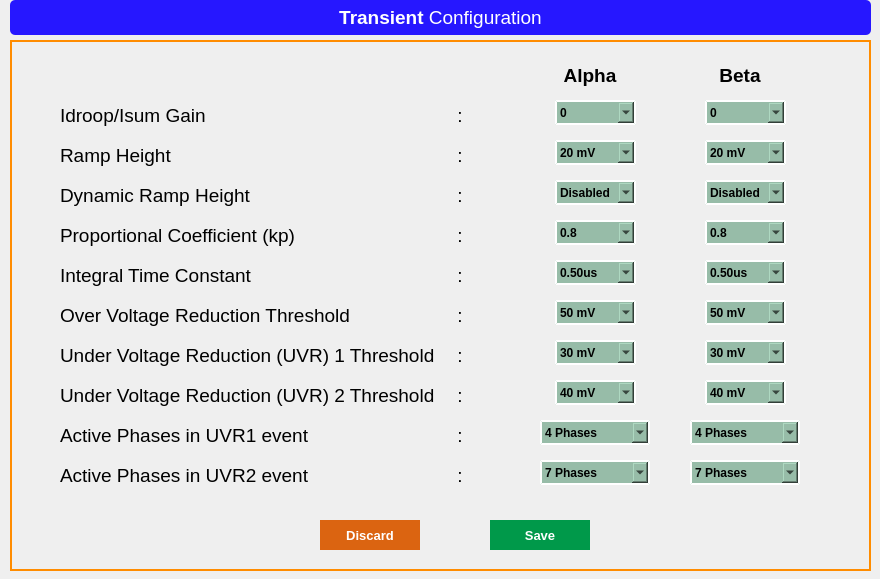
<?xml version="1.0" encoding="UTF-8"?>
<ui version="4.0">
 <class>Transient_Window</class>
 <widget class="QMainWindow" name="Transient_Window">
  <property name="geometry">
   <rect>
    <x>0</x>
    <y>0</y>
    <width>880</width>
    <height>579</height>
   </rect>
  </property>
  <property name="windowTitle">
   <string>Device Configuration</string>
  </property>
  <widget class="QWidget" name="centralwidget">
   <widget class="QLabel" name="label_Transient">
    <property name="geometry">
     <rect>
      <x>10</x>
      <y>0</y>
      <width>861</width>
      <height>35</height>
     </rect>
    </property>
    <property name="font">
     <font>
      <family>Arial</family>
      <pointsize>18</pointsize>
     </font>
    </property>
    <property name="styleSheet">
     <string notr="true">background-color: rgb(38, 23, 255);
color: rgb(255, 255, 255);
border-radius:5px;</string>
    </property>
    <property name="text">
     <string>&lt;html&gt;&lt;head/&gt;&lt;body&gt;&lt;p&gt;&lt;span style=&quot; font-size:14pt; font-weight:600;&quot;&gt;Transient&lt;/span&gt;&lt;span style=&quot; font-size:14pt;&quot;&gt; Configuration&lt;/span&gt;&lt;/p&gt;&lt;/body&gt;&lt;/html&gt;</string>
    </property>
    <property name="alignment">
     <set>Qt::AlignCenter</set>
    </property>
   </widget>
   <widget class="QFrame" name="frame_phase_display">
    <property name="geometry">
     <rect>
      <x>10</x>
      <y>40</y>
      <width>861</width>
      <height>531</height>
     </rect>
    </property>
    <property name="font">
     <font>
      <weight>50</weight>
      <bold>false</bold>
     </font>
    </property>
    <property name="styleSheet">
     <string notr="true">
border: 2px solid darkorange;
border-radius:0px;
</string>
    </property>
    <property name="frameShape">
     <enum>QFrame::StyledPanel</enum>
    </property>
    <property name="frameShadow">
     <enum>QFrame::Raised</enum>
    </property>
    <widget class="QPushButton" name="pushButton_Discard">
     <property name="geometry">
      <rect>
       <x>310</x>
       <y>480</y>
       <width>100</width>
       <height>30</height>
      </rect>
     </property>
     <property name="font">
      <font>
       <pointsize>10</pointsize>
       <weight>75</weight>
       <bold>true</bold>
      </font>
     </property>
     <property name="focusPolicy">
      <enum>Qt::ClickFocus</enum>
     </property>
     <property name="styleSheet">
      <string notr="true">QPushButton{background-color: rgb(219, 100, 17);
color: rgb(255, 255, 255);
border:none;
}
QPushButton::hover{
border:2px solid red;
background-color: orange;
}
</string>
     </property>
     <property name="text">
      <string>Discard</string>
     </property>
    </widget>
    <widget class="QPushButton" name="pushButton_Save">
     <property name="geometry">
      <rect>
       <x>480</x>
       <y>480</y>
       <width>100</width>
       <height>30</height>
      </rect>
     </property>
     <property name="font">
      <font>
       <pointsize>10</pointsize>
       <weight>75</weight>
       <bold>true</bold>
      </font>
     </property>
     <property name="focusPolicy">
      <enum>Qt::ClickFocus</enum>
     </property>
     <property name="styleSheet">
      <string notr="true">QPushButton{background-color: rgb(0, 153, 74);
color: rgb(255, 255, 255);
border:none;
}
QPushButton::hover{
border:2px solid green;
background-color:lightgreen;
}
</string>
     </property>
     <property name="text">
      <string>Save</string>
     </property>
    </widget>
    <widget class="QLabel" name="label_RailA_3">
     <property name="geometry">
      <rect>
       <x>50</x>
       <y>60</y>
       <width>150</width>
       <height>30</height>
      </rect>
     </property>
     <property name="font">
      <font>
       <family>Arial</family>
       <pointsize>14</pointsize>
      </font>
     </property>
     <property name="styleSheet">
      <string notr="true">border: none;
color: rgb(0, 0, 0);</string>
     </property>
     <property name="frameShape">
      <enum>QFrame::NoFrame</enum>
     </property>
     <property name="text">
      <string>Idroop/Isum Gain</string>
     </property>
     <property name="alignment">
      <set>Qt::AlignLeading|Qt::AlignLeft|Qt::AlignVCenter</set>
     </property>
    </widget>
    <widget class="QLabel" name="label_RailA_4">
     <property name="geometry">
      <rect>
       <x>50</x>
       <y>180</y>
       <width>261</width>
       <height>30</height>
      </rect>
     </property>
     <property name="font">
      <font>
       <family>Arial</family>
       <pointsize>14</pointsize>
      </font>
     </property>
     <property name="styleSheet">
      <string notr="true">border: none;
color: rgb(0, 0, 0);</string>
     </property>
     <property name="frameShape">
      <enum>QFrame::NoFrame</enum>
     </property>
     <property name="text">
      <string>Proportional Coefficient (kp)</string>
     </property>
     <property name="alignment">
      <set>Qt::AlignLeading|Qt::AlignLeft|Qt::AlignVCenter</set>
     </property>
    </widget>
    <widget class="QLabel" name="label_RailA_5">
     <property name="geometry">
      <rect>
       <x>50</x>
       <y>220</y>
       <width>211</width>
       <height>30</height>
      </rect>
     </property>
     <property name="font">
      <font>
       <family>Arial</family>
       <pointsize>14</pointsize>
      </font>
     </property>
     <property name="styleSheet">
      <string notr="true">border: none;
color: rgb(0, 0, 0);</string>
     </property>
     <property name="frameShape">
      <enum>QFrame::NoFrame</enum>
     </property>
     <property name="text">
      <string>Integral Time Constant</string>
     </property>
     <property name="alignment">
      <set>Qt::AlignLeading|Qt::AlignLeft|Qt::AlignVCenter</set>
     </property>
    </widget>
    <widget class="QLabel" name="label_RailA_6">
     <property name="geometry">
      <rect>
       <x>50</x>
       <y>140</y>
       <width>190</width>
       <height>30</height>
      </rect>
     </property>
     <property name="font">
      <font>
       <family>Arial</family>
       <pointsize>14</pointsize>
      </font>
     </property>
     <property name="styleSheet">
      <string notr="true">border: none;
color: rgb(0, 0, 0);</string>
     </property>
     <property name="frameShape">
      <enum>QFrame::NoFrame</enum>
     </property>
     <property name="text">
      <string>Dynamic Ramp Height</string>
     </property>
     <property name="alignment">
      <set>Qt::AlignLeading|Qt::AlignLeft|Qt::AlignVCenter</set>
     </property>
    </widget>
    <widget class="QComboBox" name="comboBox_isum_gain_railA">
     <property name="geometry">
      <rect>
       <x>545</x>
       <y>60</y>
       <width>81</width>
       <height>25</height>
      </rect>
     </property>
     <property name="styleSheet">
      <string notr="true">QComboBox{
font: 75 10pt &quot;MS Shell Dlg 2&quot;;
color: black;

	background-color: rgb(151, 188, 168);
border-style:outset;
border-width:2px;
border-color:white;
font:bold;
border-radius:0px;
}

QListView {
background-color:lightgreen;
border-radius:0px;
}
</string>
     </property>
     <item>
      <property name="text">
       <string>0</string>
      </property>
     </item>
     <item>
      <property name="text">
       <string>0.0125</string>
      </property>
     </item>
     <item>
      <property name="text">
       <string>0.025</string>
      </property>
     </item>
     <item>
      <property name="text">
       <string>0.0375</string>
      </property>
     </item>
     <item>
      <property name="text">
       <string>0.05</string>
      </property>
     </item>
     <item>
      <property name="text">
       <string>0.0625</string>
      </property>
     </item>
     <item>
      <property name="text">
       <string>0.075</string>
      </property>
     </item>
     <item>
      <property name="text">
       <string>0.0875</string>
      </property>
     </item>
     <item>
      <property name="text">
       <string>0.1</string>
      </property>
     </item>
     <item>
      <property name="text">
       <string>0.1125</string>
      </property>
     </item>
     <item>
      <property name="text">
       <string>0.125</string>
      </property>
     </item>
     <item>
      <property name="text">
       <string>0.1375</string>
      </property>
     </item>
     <item>
      <property name="text">
       <string>0.15</string>
      </property>
     </item>
     <item>
      <property name="text">
       <string>0.1625</string>
      </property>
     </item>
     <item>
      <property name="text">
       <string>0.175</string>
      </property>
     </item>
     <item>
      <property name="text">
       <string>0.1875</string>
      </property>
     </item>
     <item>
      <property name="text">
       <string>0.2</string>
      </property>
     </item>
     <item>
      <property name="text">
       <string>0.2125</string>
      </property>
     </item>
     <item>
      <property name="text">
       <string>0.225</string>
      </property>
     </item>
     <item>
      <property name="text">
       <string>0.2375</string>
      </property>
     </item>
     <item>
      <property name="text">
       <string>0.25</string>
      </property>
     </item>
    </widget>
    <widget class="QComboBox" name="comboBox_integ_time_RailA">
     <property name="geometry">
      <rect>
       <x>545</x>
       <y>220</y>
       <width>81</width>
       <height>25</height>
      </rect>
     </property>
     <property name="styleSheet">
      <string notr="true">QComboBox{
font: 75 10pt &quot;MS Shell Dlg 2&quot;;
color: black;

	background-color: rgb(151, 188, 168);
border-style:outset;
border-width:2px;
border-color:white;
font:bold;
border-radius:0px;
}

QListView {
background-color:lightgreen;
border-radius:0px;
}
</string>
     </property>
     <item>
      <property name="text">
       <string>0.50us</string>
      </property>
     </item>
     <item>
      <property name="text">
       <string>0.75us</string>
      </property>
     </item>
     <item>
      <property name="text">
       <string>1.0us</string>
      </property>
     </item>
     <item>
      <property name="text">
       <string>1.25us</string>
      </property>
     </item>
     <item>
      <property name="text">
       <string>1.5us</string>
      </property>
     </item>
     <item>
      <property name="text">
       <string>1.75us</string>
      </property>
     </item>
     <item>
      <property name="text">
       <string>2.0us</string>
      </property>
     </item>
     <item>
      <property name="text">
       <string>2.25us</string>
      </property>
     </item>
    </widget>
    <widget class="QLabel" name="label_RailA_12">
     <property name="geometry">
      <rect>
       <x>50</x>
       <y>100</y>
       <width>141</width>
       <height>30</height>
      </rect>
     </property>
     <property name="font">
      <font>
       <family>Arial</family>
       <pointsize>14</pointsize>
      </font>
     </property>
     <property name="styleSheet">
      <string notr="true">border: none;
color: rgb(0, 0, 0);</string>
     </property>
     <property name="frameShape">
      <enum>QFrame::NoFrame</enum>
     </property>
     <property name="text">
      <string>Ramp Height</string>
     </property>
     <property name="alignment">
      <set>Qt::AlignLeading|Qt::AlignLeft|Qt::AlignVCenter</set>
     </property>
    </widget>
    <widget class="QComboBox" name="comboBox_OVR_threshold_RailA">
     <property name="geometry">
      <rect>
       <x>545</x>
       <y>260</y>
       <width>81</width>
       <height>25</height>
      </rect>
     </property>
     <property name="styleSheet">
      <string notr="true">QComboBox{
font: 75 10pt &quot;MS Shell Dlg 2&quot;;
color: black;

	background-color: rgb(151, 188, 168);
border-style:outset;
border-width:2px;
border-color:white;
font:bold;
border-radius:0px;
}

QListView {
background-color:lightgreen;
border-radius:0px;
}
</string>
     </property>
     <item>
      <property name="text">
       <string>50 mV</string>
      </property>
     </item>
     <item>
      <property name="text">
       <string>100 mV</string>
      </property>
     </item>
     <item>
      <property name="text">
       <string>150 mV</string>
      </property>
     </item>
     <item>
      <property name="text">
       <string>200 mV</string>
      </property>
     </item>
     <item>
      <property name="text">
       <string>250 mV</string>
      </property>
     </item>
     <item>
      <property name="text">
       <string>300 mV</string>
      </property>
     </item>
     <item>
      <property name="text">
       <string>350 mV</string>
      </property>
     </item>
     <item>
      <property name="text">
       <string>Disabled</string>
      </property>
     </item>
    </widget>
    <widget class="QLabel" name="label_display_RailB">
     <property name="geometry">
      <rect>
       <x>680</x>
       <y>20</y>
       <width>100</width>
       <height>30</height>
      </rect>
     </property>
     <property name="font">
      <font>
       <family>Arial</family>
       <pointsize>14</pointsize>
       <weight>75</weight>
       <bold>true</bold>
      </font>
     </property>
     <property name="styleSheet">
      <string notr="true">border: none;</string>
     </property>
     <property name="frameShape">
      <enum>QFrame::NoFrame</enum>
     </property>
     <property name="text">
      <string>Beta</string>
     </property>
     <property name="alignment">
      <set>Qt::AlignCenter</set>
     </property>
    </widget>
    <widget class="QLabel" name="label_display_RailA">
     <property name="geometry">
      <rect>
       <x>530</x>
       <y>20</y>
       <width>100</width>
       <height>30</height>
      </rect>
     </property>
     <property name="font">
      <font>
       <family>Arial</family>
       <pointsize>14</pointsize>
       <weight>75</weight>
       <bold>true</bold>
      </font>
     </property>
     <property name="styleSheet">
      <string notr="true">border: none;</string>
     </property>
     <property name="frameShape">
      <enum>QFrame::NoFrame</enum>
     </property>
     <property name="text">
      <string>Alpha</string>
     </property>
     <property name="alignment">
      <set>Qt::AlignCenter</set>
     </property>
    </widget>
    <widget class="QLabel" name="label_RailA_15">
     <property name="geometry">
      <rect>
       <x>440</x>
       <y>60</y>
       <width>81</width>
       <height>30</height>
      </rect>
     </property>
     <property name="font">
      <font>
       <family>Arial</family>
       <pointsize>14</pointsize>
      </font>
     </property>
     <property name="styleSheet">
      <string notr="true">border: none;
color: rgb(0, 0, 0);</string>
     </property>
     <property name="frameShape">
      <enum>QFrame::NoFrame</enum>
     </property>
     <property name="text">
      <string>  :             </string>
     </property>
     <property name="alignment">
      <set>Qt::AlignRight|Qt::AlignTrailing|Qt::AlignVCenter</set>
     </property>
    </widget>
    <widget class="QLabel" name="label_RailA_26">
     <property name="geometry">
      <rect>
       <x>440</x>
       <y>220</y>
       <width>81</width>
       <height>30</height>
      </rect>
     </property>
     <property name="font">
      <font>
       <family>Arial</family>
       <pointsize>14</pointsize>
      </font>
     </property>
     <property name="styleSheet">
      <string notr="true">border: none;
color: rgb(0, 0, 0);</string>
     </property>
     <property name="frameShape">
      <enum>QFrame::NoFrame</enum>
     </property>
     <property name="text">
      <string>  :             </string>
     </property>
     <property name="alignment">
      <set>Qt::AlignRight|Qt::AlignTrailing|Qt::AlignVCenter</set>
     </property>
    </widget>
    <widget class="QLabel" name="label_RailA_28">
     <property name="geometry">
      <rect>
       <x>440</x>
       <y>180</y>
       <width>81</width>
       <height>30</height>
      </rect>
     </property>
     <property name="font">
      <font>
       <family>Arial</family>
       <pointsize>14</pointsize>
      </font>
     </property>
     <property name="styleSheet">
      <string notr="true">border: none;
color: rgb(0, 0, 0);</string>
     </property>
     <property name="frameShape">
      <enum>QFrame::NoFrame</enum>
     </property>
     <property name="text">
      <string>  :             </string>
     </property>
     <property name="alignment">
      <set>Qt::AlignRight|Qt::AlignTrailing|Qt::AlignVCenter</set>
     </property>
    </widget>
    <widget class="QLabel" name="label_RailA_29">
     <property name="geometry">
      <rect>
       <x>440</x>
       <y>100</y>
       <width>81</width>
       <height>30</height>
      </rect>
     </property>
     <property name="font">
      <font>
       <family>Arial</family>
       <pointsize>14</pointsize>
      </font>
     </property>
     <property name="styleSheet">
      <string notr="true">border: none;
color: rgb(0, 0, 0);</string>
     </property>
     <property name="frameShape">
      <enum>QFrame::NoFrame</enum>
     </property>
     <property name="text">
      <string>  :             </string>
     </property>
     <property name="alignment">
      <set>Qt::AlignRight|Qt::AlignTrailing|Qt::AlignVCenter</set>
     </property>
    </widget>
    <widget class="QLabel" name="label_RailA_30">
     <property name="geometry">
      <rect>
       <x>440</x>
       <y>140</y>
       <width>81</width>
       <height>30</height>
      </rect>
     </property>
     <property name="font">
      <font>
       <family>Arial</family>
       <pointsize>14</pointsize>
      </font>
     </property>
     <property name="styleSheet">
      <string notr="true">border: none;
color: rgb(0, 0, 0);</string>
     </property>
     <property name="frameShape">
      <enum>QFrame::NoFrame</enum>
     </property>
     <property name="text">
      <string>  :             </string>
     </property>
     <property name="alignment">
      <set>Qt::AlignRight|Qt::AlignTrailing|Qt::AlignVCenter</set>
     </property>
    </widget>
    <widget class="QLabel" name="label_RailA_31">
     <property name="geometry">
      <rect>
       <x>440</x>
       <y>260</y>
       <width>81</width>
       <height>30</height>
      </rect>
     </property>
     <property name="font">
      <font>
       <family>Arial</family>
       <pointsize>14</pointsize>
      </font>
     </property>
     <property name="styleSheet">
      <string notr="true">border: none;
color: rgb(0, 0, 0);</string>
     </property>
     <property name="frameShape">
      <enum>QFrame::NoFrame</enum>
     </property>
     <property name="text">
      <string>  :             </string>
     </property>
     <property name="alignment">
      <set>Qt::AlignRight|Qt::AlignTrailing|Qt::AlignVCenter</set>
     </property>
    </widget>
    <widget class="QComboBox" name="comboBox_ramp_height_RailA">
     <property name="geometry">
      <rect>
       <x>545</x>
       <y>100</y>
       <width>81</width>
       <height>25</height>
      </rect>
     </property>
     <property name="styleSheet">
      <string notr="true">QComboBox{
font: 75 10pt &quot;MS Shell Dlg 2&quot;;
color: black;

	background-color: rgb(151, 188, 168);
border-style:outset;
border-width:2px;
border-color:white;
font:bold;
border-radius:0px;
}

QListView {
background-color:lightgreen;
border-radius:0px;
}
</string>
     </property>
     <item>
      <property name="text">
       <string>20 mV</string>
      </property>
     </item>
     <item>
      <property name="text">
       <string>30 mV</string>
      </property>
     </item>
     <item>
      <property name="text">
       <string>40 mV</string>
      </property>
     </item>
     <item>
      <property name="text">
       <string>60 mV</string>
      </property>
     </item>
     <item>
      <property name="text">
       <string>80 mV</string>
      </property>
     </item>
     <item>
      <property name="text">
       <string>120 mV</string>
      </property>
     </item>
     <item>
      <property name="text">
       <string>160 mV</string>
      </property>
     </item>
     <item>
      <property name="text">
       <string>200 mV</string>
      </property>
     </item>
    </widget>
    <widget class="QComboBox" name="comboBox_loop_ac_gain_RailA">
     <property name="geometry">
      <rect>
       <x>545</x>
       <y>180</y>
       <width>81</width>
       <height>25</height>
      </rect>
     </property>
     <property name="styleSheet">
      <string notr="true">QComboBox{
font: 75 10pt &quot;MS Shell Dlg 2&quot;;
color: black;

	background-color: rgb(151, 188, 168);
border-style:outset;
border-width:2px;
border-color:white;
font:bold;
border-radius:0px;
}

QListView {
background-color:lightgreen;
border-radius:0px;
}
</string>
     </property>
     <item>
      <property name="text">
       <string>0.8</string>
      </property>
     </item>
     <item>
      <property name="text">
       <string>1.6</string>
      </property>
     </item>
     <item>
      <property name="text">
       <string>2.4</string>
      </property>
     </item>
     <item>
      <property name="text">
       <string>3.2</string>
      </property>
     </item>
     <item>
      <property name="text">
       <string>4.0</string>
      </property>
     </item>
     <item>
      <property name="text">
       <string>4.8</string>
      </property>
     </item>
     <item>
      <property name="text">
       <string>5.6</string>
      </property>
     </item>
     <item>
      <property name="text">
       <string>6.4</string>
      </property>
     </item>
    </widget>
    <widget class="QLabel" name="label_RailA_13">
     <property name="geometry">
      <rect>
       <x>50</x>
       <y>260</y>
       <width>300</width>
       <height>30</height>
      </rect>
     </property>
     <property name="font">
      <font>
       <family>Arial</family>
       <pointsize>14</pointsize>
      </font>
     </property>
     <property name="styleSheet">
      <string notr="true">border: none;
color: rgb(0, 0, 0);</string>
     </property>
     <property name="frameShape">
      <enum>QFrame::NoFrame</enum>
     </property>
     <property name="text">
      <string>Over Voltage Reduction Threshold</string>
     </property>
     <property name="alignment">
      <set>Qt::AlignLeading|Qt::AlignLeft|Qt::AlignVCenter</set>
     </property>
    </widget>
    <widget class="QLabel" name="label_RailA_16">
     <property name="geometry">
      <rect>
       <x>50</x>
       <y>300</y>
       <width>400</width>
       <height>30</height>
      </rect>
     </property>
     <property name="font">
      <font>
       <family>Arial</family>
       <pointsize>14</pointsize>
      </font>
     </property>
     <property name="styleSheet">
      <string notr="true">border: none;
color: rgb(0, 0, 0);</string>
     </property>
     <property name="frameShape">
      <enum>QFrame::NoFrame</enum>
     </property>
     <property name="text">
      <string>Under Voltage Reduction (UVR) 1 Threshold</string>
     </property>
     <property name="alignment">
      <set>Qt::AlignLeading|Qt::AlignLeft|Qt::AlignVCenter</set>
     </property>
    </widget>
    <widget class="QLabel" name="label_RailA_17">
     <property name="geometry">
      <rect>
       <x>50</x>
       <y>340</y>
       <width>400</width>
       <height>30</height>
      </rect>
     </property>
     <property name="font">
      <font>
       <family>Arial</family>
       <pointsize>14</pointsize>
      </font>
     </property>
     <property name="styleSheet">
      <string notr="true">border: none;
color: rgb(0, 0, 0);</string>
     </property>
     <property name="frameShape">
      <enum>QFrame::NoFrame</enum>
     </property>
     <property name="text">
      <string>Under Voltage Reduction (UVR) 2 Threshold</string>
     </property>
     <property name="alignment">
      <set>Qt::AlignLeading|Qt::AlignLeft|Qt::AlignVCenter</set>
     </property>
    </widget>
    <widget class="QLabel" name="label_RailA_18">
     <property name="geometry">
      <rect>
       <x>50</x>
       <y>380</y>
       <width>400</width>
       <height>30</height>
      </rect>
     </property>
     <property name="font">
      <font>
       <family>Arial</family>
       <pointsize>14</pointsize>
      </font>
     </property>
     <property name="styleSheet">
      <string notr="true">border: none;
color: rgb(0, 0, 0);</string>
     </property>
     <property name="frameShape">
      <enum>QFrame::NoFrame</enum>
     </property>
     <property name="text">
      <string>Active Phases in UVR1 event</string>
     </property>
     <property name="alignment">
      <set>Qt::AlignLeading|Qt::AlignLeft|Qt::AlignVCenter</set>
     </property>
    </widget>
    <widget class="QLabel" name="label_RailA_19">
     <property name="geometry">
      <rect>
       <x>50</x>
       <y>420</y>
       <width>400</width>
       <height>30</height>
      </rect>
     </property>
     <property name="font">
      <font>
       <family>Arial</family>
       <pointsize>14</pointsize>
      </font>
     </property>
     <property name="styleSheet">
      <string notr="true">border: none;
color: rgb(0, 0, 0);</string>
     </property>
     <property name="frameShape">
      <enum>QFrame::NoFrame</enum>
     </property>
     <property name="text">
      <string>Active Phases in UVR2 event</string>
     </property>
     <property name="alignment">
      <set>Qt::AlignLeading|Qt::AlignLeft|Qt::AlignVCenter</set>
     </property>
    </widget>
    <widget class="QLabel" name="label_RailA_32">
     <property name="geometry">
      <rect>
       <x>440</x>
       <y>380</y>
       <width>81</width>
       <height>30</height>
      </rect>
     </property>
     <property name="font">
      <font>
       <family>Arial</family>
       <pointsize>14</pointsize>
      </font>
     </property>
     <property name="styleSheet">
      <string notr="true">border: none;
color: rgb(0, 0, 0);</string>
     </property>
     <property name="frameShape">
      <enum>QFrame::NoFrame</enum>
     </property>
     <property name="text">
      <string>  :             </string>
     </property>
     <property name="alignment">
      <set>Qt::AlignRight|Qt::AlignTrailing|Qt::AlignVCenter</set>
     </property>
    </widget>
    <widget class="QLabel" name="label_RailA_33">
     <property name="geometry">
      <rect>
       <x>440</x>
       <y>300</y>
       <width>81</width>
       <height>30</height>
      </rect>
     </property>
     <property name="font">
      <font>
       <family>Arial</family>
       <pointsize>14</pointsize>
      </font>
     </property>
     <property name="styleSheet">
      <string notr="true">border: none;
color: rgb(0, 0, 0);</string>
     </property>
     <property name="frameShape">
      <enum>QFrame::NoFrame</enum>
     </property>
     <property name="text">
      <string>  :             </string>
     </property>
     <property name="alignment">
      <set>Qt::AlignRight|Qt::AlignTrailing|Qt::AlignVCenter</set>
     </property>
    </widget>
    <widget class="QLabel" name="label_RailA_34">
     <property name="geometry">
      <rect>
       <x>440</x>
       <y>420</y>
       <width>81</width>
       <height>30</height>
      </rect>
     </property>
     <property name="font">
      <font>
       <family>Arial</family>
       <pointsize>14</pointsize>
      </font>
     </property>
     <property name="styleSheet">
      <string notr="true">border: none;
color: rgb(0, 0, 0);</string>
     </property>
     <property name="frameShape">
      <enum>QFrame::NoFrame</enum>
     </property>
     <property name="text">
      <string>  :             </string>
     </property>
     <property name="alignment">
      <set>Qt::AlignRight|Qt::AlignTrailing|Qt::AlignVCenter</set>
     </property>
    </widget>
    <widget class="QLabel" name="label_RailA_35">
     <property name="geometry">
      <rect>
       <x>440</x>
       <y>340</y>
       <width>81</width>
       <height>30</height>
      </rect>
     </property>
     <property name="font">
      <font>
       <family>Arial</family>
       <pointsize>14</pointsize>
      </font>
     </property>
     <property name="styleSheet">
      <string notr="true">border: none;
color: rgb(0, 0, 0);</string>
     </property>
     <property name="frameShape">
      <enum>QFrame::NoFrame</enum>
     </property>
     <property name="text">
      <string>  :             </string>
     </property>
     <property name="alignment">
      <set>Qt::AlignRight|Qt::AlignTrailing|Qt::AlignVCenter</set>
     </property>
    </widget>
    <widget class="QComboBox" name="comboBox_dynamic_ramp_height_RailA">
     <property name="geometry">
      <rect>
       <x>545</x>
       <y>140</y>
       <width>81</width>
       <height>25</height>
      </rect>
     </property>
     <property name="styleSheet">
      <string notr="true">QComboBox{
font: 75 10pt &quot;MS Shell Dlg 2&quot;;
color: black;

	background-color: rgb(151, 188, 168);
border-style:outset;
border-width:2px;
border-color:white;
font:bold;
border-radius:0px;
}

QListView {
background-color:lightgreen;
border-radius:0px;
}
</string>
     </property>
     <item>
      <property name="text">
       <string>Disabled</string>
      </property>
     </item>
     <item>
      <property name="text">
       <string>20 mV</string>
      </property>
     </item>
     <item>
      <property name="text">
       <string>40 mV</string>
      </property>
     </item>
     <item>
      <property name="text">
       <string>60 mV</string>
      </property>
     </item>
    </widget>
    <widget class="QComboBox" name="comboBox_UVR1_threshold_RailA">
     <property name="geometry">
      <rect>
       <x>545</x>
       <y>300</y>
       <width>81</width>
       <height>25</height>
      </rect>
     </property>
     <property name="styleSheet">
      <string notr="true">QComboBox{
font: 75 10pt &quot;MS Shell Dlg 2&quot;;
color: black;

	background-color: rgb(151, 188, 168);
border-style:outset;
border-width:2px;
border-color:white;
font:bold;
border-radius:0px;
}

QListView {
background-color:lightgreen;
border-radius:0px;
}
</string>
     </property>
     <item>
      <property name="text">
       <string>30 mV</string>
      </property>
     </item>
     <item>
      <property name="text">
       <string>40 mV</string>
      </property>
     </item>
     <item>
      <property name="text">
       <string>50 mV</string>
      </property>
     </item>
     <item>
      <property name="text">
       <string>70 mV</string>
      </property>
     </item>
     <item>
      <property name="text">
       <string>90 mV</string>
      </property>
     </item>
     <item>
      <property name="text">
       <string>115 mV</string>
      </property>
     </item>
     <item>
      <property name="text">
       <string>140 mV</string>
      </property>
     </item>
     <item>
      <property name="text">
       <string>Disabled</string>
      </property>
     </item>
    </widget>
    <widget class="QComboBox" name="comboBox_UVR2_threshold_RailA">
     <property name="geometry">
      <rect>
       <x>545</x>
       <y>340</y>
       <width>81</width>
       <height>25</height>
      </rect>
     </property>
     <property name="styleSheet">
      <string notr="true">QComboBox{
font: 75 10pt &quot;MS Shell Dlg 2&quot;;
color: black;

	background-color: rgb(151, 188, 168);
border-style:outset;
border-width:2px;
border-color:white;
font:bold;
border-radius:0px;
}

QListView {
background-color:lightgreen;
border-radius:0px;
}
</string>
     </property>
     <item>
      <property name="text">
       <string>40 mV</string>
      </property>
     </item>
     <item>
      <property name="text">
       <string>50 mV</string>
      </property>
     </item>
     <item>
      <property name="text">
       <string>60 mV</string>
      </property>
     </item>
     <item>
      <property name="text">
       <string>80 mV</string>
      </property>
     </item>
     <item>
      <property name="text">
       <string>100 mV</string>
      </property>
     </item>
     <item>
      <property name="text">
       <string>125 mV</string>
      </property>
     </item>
     <item>
      <property name="text">
       <string>150 mV</string>
      </property>
     </item>
     <item>
      <property name="text">
       <string>Disabled</string>
      </property>
     </item>
    </widget>
    <widget class="QComboBox" name="comboBox_UVR1_phase_RailA">
     <property name="geometry">
      <rect>
       <x>530</x>
       <y>380</y>
       <width>110</width>
       <height>25</height>
      </rect>
     </property>
     <property name="styleSheet">
      <string notr="true">QComboBox{
font: 75 10pt &quot;MS Shell Dlg 2&quot;;
color: black;

	background-color: rgb(151, 188, 168);
border-style:outset;
border-width:2px;
border-color:white;
font:bold;
border-radius:0px;
}

QListView {
background-color:lightgreen;
border-radius:0px;
}
</string>
     </property>
     <item>
      <property name="text">
       <string>4 Phases</string>
      </property>
     </item>
     <item>
      <property name="text">
       <string>7 Phases</string>
      </property>
     </item>
    </widget>
    <widget class="QComboBox" name="comboBox_UVR2_phase_RailA">
     <property name="geometry">
      <rect>
       <x>530</x>
       <y>420</y>
       <width>110</width>
       <height>25</height>
      </rect>
     </property>
     <property name="styleSheet">
      <string notr="true">QComboBox{
font: 75 10pt &quot;MS Shell Dlg 2&quot;;
color: black;

	background-color: rgb(151, 188, 168);
border-style:outset;
border-width:2px;
border-color:white;
font:bold;
border-radius:0px;
}

QListView {
background-color:lightgreen;
border-radius:0px;
}
</string>
     </property>
     <item>
      <property name="text">
       <string>7 Phases</string>
      </property>
     </item>
     <item>
      <property name="text">
       <string>9 Phases</string>
      </property>
     </item>
    </widget>
    <widget class="QComboBox" name="comboBox_dynamic_ramp_height_RailB">
     <property name="geometry">
      <rect>
       <x>695</x>
       <y>140</y>
       <width>81</width>
       <height>25</height>
      </rect>
     </property>
     <property name="styleSheet">
      <string notr="true">QComboBox{
font: 75 10pt &quot;MS Shell Dlg 2&quot;;
color: black;

	background-color: rgb(151, 188, 168);
border-style:outset;
border-width:2px;
border-color:white;
font:bold;
border-radius:0px;
}

QListView {
background-color:lightgreen;
border-radius:0px;
}
</string>
     </property>
     <item>
      <property name="text">
       <string>Disabled</string>
      </property>
     </item>
     <item>
      <property name="text">
       <string>20 mV</string>
      </property>
     </item>
     <item>
      <property name="text">
       <string>40 mV</string>
      </property>
     </item>
     <item>
      <property name="text">
       <string>60 mV</string>
      </property>
     </item>
    </widget>
    <widget class="QComboBox" name="comboBox_ramp_height_RailB">
     <property name="geometry">
      <rect>
       <x>695</x>
       <y>100</y>
       <width>81</width>
       <height>25</height>
      </rect>
     </property>
     <property name="styleSheet">
      <string notr="true">QComboBox{
font: 75 10pt &quot;MS Shell Dlg 2&quot;;
color: black;

	background-color: rgb(151, 188, 168);
border-style:outset;
border-width:2px;
border-color:white;
font:bold;
border-radius:0px;
}

QListView {
background-color:lightgreen;
border-radius:0px;
}
</string>
     </property>
     <item>
      <property name="text">
       <string>20 mV</string>
      </property>
     </item>
     <item>
      <property name="text">
       <string>30 mV</string>
      </property>
     </item>
     <item>
      <property name="text">
       <string>40 mV</string>
      </property>
     </item>
     <item>
      <property name="text">
       <string>60 mV</string>
      </property>
     </item>
     <item>
      <property name="text">
       <string>80 mV</string>
      </property>
     </item>
     <item>
      <property name="text">
       <string>120 mV</string>
      </property>
     </item>
     <item>
      <property name="text">
       <string>160 mV</string>
      </property>
     </item>
     <item>
      <property name="text">
       <string>200 mV</string>
      </property>
     </item>
    </widget>
    <widget class="QComboBox" name="comboBox_OVR_threshold_RailB">
     <property name="geometry">
      <rect>
       <x>695</x>
       <y>260</y>
       <width>81</width>
       <height>25</height>
      </rect>
     </property>
     <property name="styleSheet">
      <string notr="true">QComboBox{
font: 75 10pt &quot;MS Shell Dlg 2&quot;;
color: black;

	background-color: rgb(151, 188, 168);
border-style:outset;
border-width:2px;
border-color:white;
font:bold;
border-radius:0px;
}

QListView {
background-color:lightgreen;
border-radius:0px;
}
</string>
     </property>
     <item>
      <property name="text">
       <string>50 mV</string>
      </property>
     </item>
     <item>
      <property name="text">
       <string>100 mV</string>
      </property>
     </item>
     <item>
      <property name="text">
       <string>150 mV</string>
      </property>
     </item>
     <item>
      <property name="text">
       <string>200 mV</string>
      </property>
     </item>
     <item>
      <property name="text">
       <string>250 mV</string>
      </property>
     </item>
     <item>
      <property name="text">
       <string>300 mV</string>
      </property>
     </item>
     <item>
      <property name="text">
       <string>350 mV</string>
      </property>
     </item>
     <item>
      <property name="text">
       <string>Disabled</string>
      </property>
     </item>
    </widget>
    <widget class="QComboBox" name="comboBox_UVR1_threshold_RailB">
     <property name="geometry">
      <rect>
       <x>695</x>
       <y>300</y>
       <width>81</width>
       <height>25</height>
      </rect>
     </property>
     <property name="styleSheet">
      <string notr="true">QComboBox{
font: 75 10pt &quot;MS Shell Dlg 2&quot;;
color: black;

	background-color: rgb(151, 188, 168);
border-style:outset;
border-width:2px;
border-color:white;
font:bold;
border-radius:0px;
}

QListView {
background-color:lightgreen;
border-radius:0px;
}
</string>
     </property>
     <item>
      <property name="text">
       <string>30 mV</string>
      </property>
     </item>
     <item>
      <property name="text">
       <string>40 mV</string>
      </property>
     </item>
     <item>
      <property name="text">
       <string>50 mV</string>
      </property>
     </item>
     <item>
      <property name="text">
       <string>70 mV</string>
      </property>
     </item>
     <item>
      <property name="text">
       <string>90 mV</string>
      </property>
     </item>
     <item>
      <property name="text">
       <string>115 mV</string>
      </property>
     </item>
     <item>
      <property name="text">
       <string>140 mV</string>
      </property>
     </item>
     <item>
      <property name="text">
       <string>Disabled</string>
      </property>
     </item>
    </widget>
    <widget class="QComboBox" name="comboBox_UVR2_threshold_RailB">
     <property name="geometry">
      <rect>
       <x>695</x>
       <y>340</y>
       <width>81</width>
       <height>25</height>
      </rect>
     </property>
     <property name="styleSheet">
      <string notr="true">QComboBox{
font: 75 10pt &quot;MS Shell Dlg 2&quot;;
color: black;

	background-color: rgb(151, 188, 168);
border-style:outset;
border-width:2px;
border-color:white;
font:bold;
border-radius:0px;
}

QListView {
background-color:lightgreen;
border-radius:0px;
}
</string>
     </property>
     <item>
      <property name="text">
       <string>40 mV</string>
      </property>
     </item>
     <item>
      <property name="text">
       <string>50 mV</string>
      </property>
     </item>
     <item>
      <property name="text">
       <string>60 mV</string>
      </property>
     </item>
     <item>
      <property name="text">
       <string>80 mV</string>
      </property>
     </item>
     <item>
      <property name="text">
       <string>100 mV</string>
      </property>
     </item>
     <item>
      <property name="text">
       <string>125 mV</string>
      </property>
     </item>
     <item>
      <property name="text">
       <string>150 mV</string>
      </property>
     </item>
     <item>
      <property name="text">
       <string>Disabled</string>
      </property>
     </item>
    </widget>
    <widget class="QComboBox" name="comboBox_UVR1_phase_RailB">
     <property name="geometry">
      <rect>
       <x>680</x>
       <y>380</y>
       <width>110</width>
       <height>25</height>
      </rect>
     </property>
     <property name="styleSheet">
      <string notr="true">QComboBox{
font: 75 10pt &quot;MS Shell Dlg 2&quot;;
color: black;

	background-color: rgb(151, 188, 168);
border-style:outset;
border-width:2px;
border-color:white;
font:bold;
border-radius:0px;
}

QListView {
background-color:lightgreen;
border-radius:0px;
}
</string>
     </property>
     <item>
      <property name="text">
       <string>4 Phases</string>
      </property>
     </item>
     <item>
      <property name="text">
       <string>7 Phases</string>
      </property>
     </item>
    </widget>
    <widget class="QComboBox" name="comboBox_UVR2_phase_RailB">
     <property name="geometry">
      <rect>
       <x>680</x>
       <y>420</y>
       <width>110</width>
       <height>25</height>
      </rect>
     </property>
     <property name="styleSheet">
      <string notr="true">QComboBox{
font: 75 10pt &quot;MS Shell Dlg 2&quot;;
color: black;

	background-color: rgb(151, 188, 168);
border-style:outset;
border-width:2px;
border-color:white;
font:bold;
border-radius:0px;
}

QListView {
background-color:lightgreen;
border-radius:0px;
}
</string>
     </property>
     <item>
      <property name="text">
       <string>7 Phases</string>
      </property>
     </item>
     <item>
      <property name="text">
       <string>9 Phases</string>
      </property>
     </item>
    </widget>
    <widget class="QComboBox" name="comboBox_isum_gain_railB">
     <property name="geometry">
      <rect>
       <x>695</x>
       <y>60</y>
       <width>81</width>
       <height>25</height>
      </rect>
     </property>
     <property name="styleSheet">
      <string notr="true">QComboBox{
font: 75 10pt &quot;MS Shell Dlg 2&quot;;
color: black;

	background-color: rgb(151, 188, 168);
border-style:outset;
border-width:2px;
border-color:white;
font:bold;
border-radius:0px;
}

QListView {
background-color:lightgreen;
border-radius:0px;
}
</string>
     </property>
     <item>
      <property name="text">
       <string>0</string>
      </property>
     </item>
     <item>
      <property name="text">
       <string>0.0125</string>
      </property>
     </item>
     <item>
      <property name="text">
       <string>0.025</string>
      </property>
     </item>
     <item>
      <property name="text">
       <string>0.0375</string>
      </property>
     </item>
     <item>
      <property name="text">
       <string>0.05</string>
      </property>
     </item>
     <item>
      <property name="text">
       <string>0.0625</string>
      </property>
     </item>
     <item>
      <property name="text">
       <string>0.075</string>
      </property>
     </item>
     <item>
      <property name="text">
       <string>0.0875</string>
      </property>
     </item>
     <item>
      <property name="text">
       <string>0.1</string>
      </property>
     </item>
     <item>
      <property name="text">
       <string>0.1125</string>
      </property>
     </item>
     <item>
      <property name="text">
       <string>0.125</string>
      </property>
     </item>
     <item>
      <property name="text">
       <string>0.1375</string>
      </property>
     </item>
     <item>
      <property name="text">
       <string>0.15</string>
      </property>
     </item>
     <item>
      <property name="text">
       <string>0.1625</string>
      </property>
     </item>
     <item>
      <property name="text">
       <string>0.175</string>
      </property>
     </item>
     <item>
      <property name="text">
       <string>0.1875</string>
      </property>
     </item>
     <item>
      <property name="text">
       <string>0.2</string>
      </property>
     </item>
     <item>
      <property name="text">
       <string>0.2125</string>
      </property>
     </item>
     <item>
      <property name="text">
       <string>0.225</string>
      </property>
     </item>
     <item>
      <property name="text">
       <string>0.2375</string>
      </property>
     </item>
     <item>
      <property name="text">
       <string>0.25</string>
      </property>
     </item>
    </widget>
    <widget class="QComboBox" name="comboBox_loop_ac_gain_RailB">
     <property name="geometry">
      <rect>
       <x>695</x>
       <y>180</y>
       <width>81</width>
       <height>25</height>
      </rect>
     </property>
     <property name="styleSheet">
      <string notr="true">QComboBox{
font: 75 10pt &quot;MS Shell Dlg 2&quot;;
color: black;

	background-color: rgb(151, 188, 168);
border-style:outset;
border-width:2px;
border-color:white;
font:bold;
border-radius:0px;
}

QListView {
background-color:lightgreen;
border-radius:0px;
}
</string>
     </property>
     <item>
      <property name="text">
       <string>0.8</string>
      </property>
     </item>
     <item>
      <property name="text">
       <string>1.6</string>
      </property>
     </item>
     <item>
      <property name="text">
       <string>2.4</string>
      </property>
     </item>
     <item>
      <property name="text">
       <string>3.2</string>
      </property>
     </item>
     <item>
      <property name="text">
       <string>4.0</string>
      </property>
     </item>
     <item>
      <property name="text">
       <string>4.8</string>
      </property>
     </item>
     <item>
      <property name="text">
       <string>5.6</string>
      </property>
     </item>
     <item>
      <property name="text">
       <string>6.4</string>
      </property>
     </item>
    </widget>
    <widget class="QComboBox" name="comboBox_integ_time_RailB">
     <property name="geometry">
      <rect>
       <x>695</x>
       <y>220</y>
       <width>81</width>
       <height>25</height>
      </rect>
     </property>
     <property name="styleSheet">
      <string notr="true">QComboBox{
font: 75 10pt &quot;MS Shell Dlg 2&quot;;
color: black;

	background-color: rgb(151, 188, 168);
border-style:outset;
border-width:2px;
border-color:white;
font:bold;
border-radius:0px;
}

QListView {
background-color:lightgreen;
border-radius:0px;
}
</string>
     </property>
     <item>
      <property name="text">
       <string>0.50us</string>
      </property>
     </item>
     <item>
      <property name="text">
       <string>0.75us</string>
      </property>
     </item>
     <item>
      <property name="text">
       <string>1.0us</string>
      </property>
     </item>
     <item>
      <property name="text">
       <string>1.25us</string>
      </property>
     </item>
     <item>
      <property name="text">
       <string>1.5us</string>
      </property>
     </item>
     <item>
      <property name="text">
       <string>1.75us</string>
      </property>
     </item>
     <item>
      <property name="text">
       <string>2.0us</string>
      </property>
     </item>
     <item>
      <property name="text">
       <string>2.25us</string>
      </property>
     </item>
    </widget>
   </widget>
  </widget>
 </widget>
 <resources>
  <include location="start_up_image.qrc"/>
 </resources>
 <connections/>
</ui>
